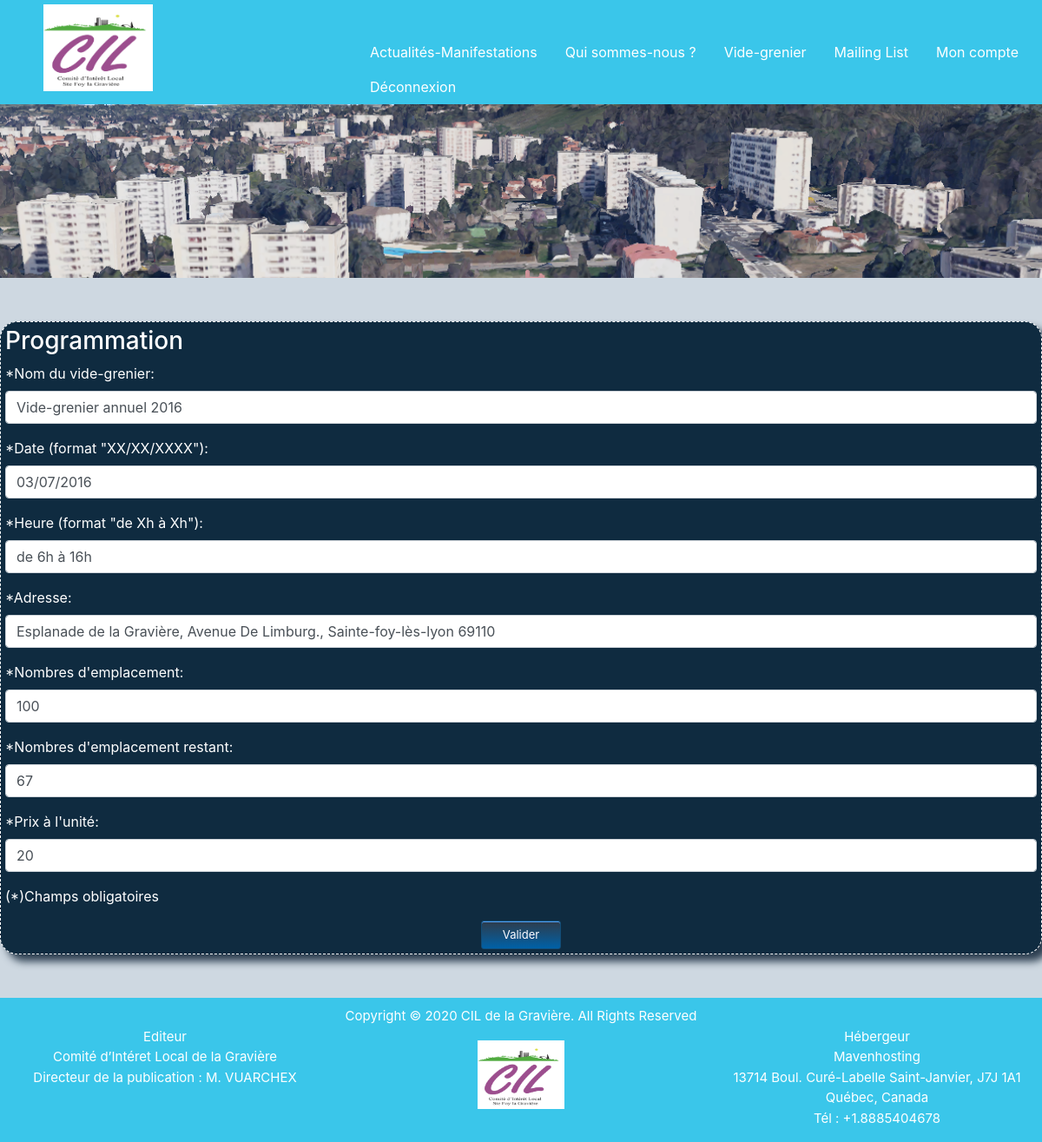
Page /Vide_grenier_V0.2/php/admin_update_vg.php?idVG=2 (signed in) on the earlier database version.
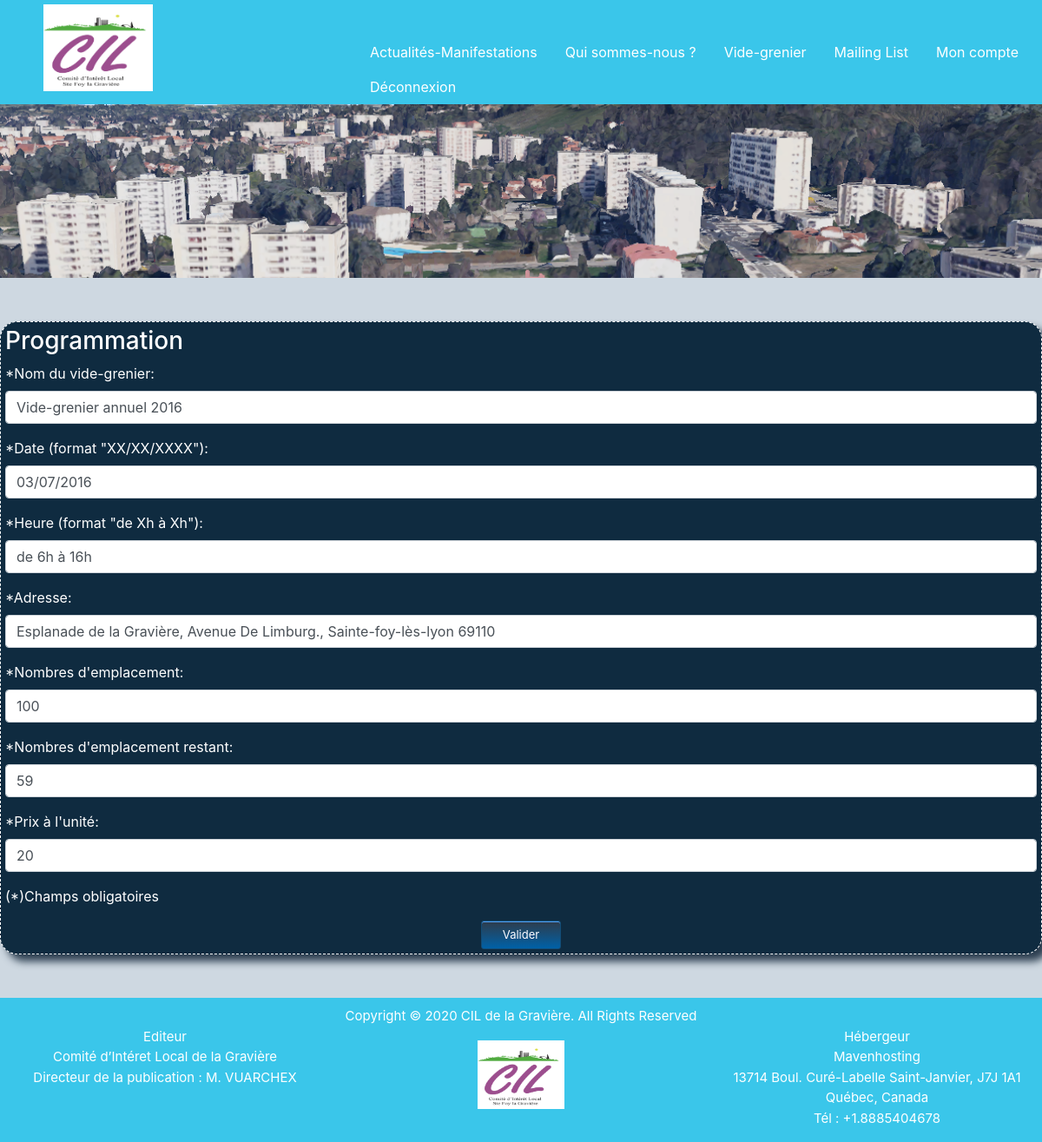
Same page on the later database version.
### tables this page shows
CREATE TABLE `videgrenier` (
    `ID_VG` int(11) PRIMARY KEY NOT NULL AUTO_INCREMENT,
    `LABEL_VG` varchar(50) DEFAULT NULL,
    `DATE_VG` varchar(11) DEFAULT NULL,
    `HEURE_VG` varchar(15) NOT NULL,
    `ADDRESSE_VG` varchar(100) NOT NULL,
    `NBR_EMPLACEMENTS` int(11) DEFAULT NULL,
    `NBR_RESTANT_VG` int(11) NOT NULL,
    `PRIX_EMPLACEMENTS` decimal(10,0) DEFAULT NULL
  );

### Vide_grenier_V0.2/php/admin_update_vg.php (the view, shortened to what this page needs)
<?php
if (isset($_SESSION["id_util"]) && $_SESSION["admin"] == 1 && isset($_GET['idVG'])) {
?>
    <!DOCTYPE html>
    <html lang="fr">
    <head>
        <link rel="stylesheet" href="../css/bootstrap.min.css">
        <link rel="stylesheet" href="../css/monstyle.css">
    </head>
    <body>
        <?php
        include 'inc_header.php';
        ?>
        <?php
        try {
            include 'inc_bdd.php';
            $select_vg =  "SELECT * FROM videgrenier WHERE ID_VG = :id_vg";
            $resultat_select = $base->prepare($select_vg);
            $id_vg = $_GET['idVG'];
            $resultat_select->bindParam(':id_vg', $id_vg);
            $resultat_select->execute();
            while ($ligne = $resultat_select->fetch()) {
                $label = $ligne['LABEL_VG'];
                $date = $ligne['DATE_VG'];
                $heure = $ligne['HEURE_VG'];
                $addresse = $ligne['ADDRESSE_VG'];
                $nombre = $ligne['NBR_EMPLACEMENTS'];
                $restant = $ligne['NBR_RESTANT_VG'];
                $prix = $ligne['PRIX_EMPLACEMENTS'];
            }
        } catch (Exception $e) {
            die('Erreur : ' . $e->getMessage());
        } finally {
            $base = null;
        }
        ?>
        <main id="programation" class="boxSite">
            <form method="post" action="verif_update_vg.php?idVG=<?php echo $id_vg ?>" id="progDB">
                <h3>Programmation</h3>
                <div class="form-group">
                    <label for="label">*Nom du vide-grenier: </label>
                    <input type="text" class="form-control" value="<?php echo $label ?>" name="label" id="label" placeholder="Vide-grenier annuel">
                </div>
                <div class="form-group">
                    <label for="date">*Date (format "XX/XX/XXXX"): </label>
                    <input type="text" class="form-control" value="<?php echo $date ?>" name="date" id="date" placeholder="XX/XX/XXXX">
                </div>
                <div class="form-group">
                    <label for="heure">*Heure (format "de Xh à Xh"): </label>
                    <input type="text" class="form-control" value="<?php echo $heure ?>" name="heure" id="heure" placeholder="de Xh à Xh">
                </div>
                <div class="form-group">
                    <label for="addresse">*Adresse: </label>
                    <input type="text" class="form-control" value="<?php echo $addresse ?>" name="addresse" id="addresse" placeholder="Esplanade de la Gravière, Avenue De Limburg., Sainte-foy-lès-lyon 69110">
                </div>
                <div class="form-group">
                    <label for="nombre">*Nombres d'emplacement: </label>
                    <input type="number" min="1" class="form-control" value="<?php echo $nombre ?>" name="nombre" id="nombre">
                </div>
                <div class="form-group">
                    <label for="nombreRes">*Nombres d'emplacement restant: </label>
                    <input type="number" min="1" class="form-control" value="<?php echo $restant ?>" name="nombreRes" id="nombreRes">
                </div>
                <div class="form-group">
                    <label for="prix">*Prix à l'unité: </label>
                    <input type="number" min="1" class="form-control" value="<?php echo $prix ?>" name="prix" id="prix">
                </div>
                <p>(*)Champs obligatoires</p>
                <div class="text-center">
                    <input class="bouton" type="submit" value="Valider" id="subProg">
                </div>
            </form>
        </main>
        <?php
        include 'inc_footer.php';
        ?>
    </body>
    </html>
<?php
} else {
    header("Location:accueil.php");
}
?>

Differences in the rows shown:
changed videgrenier "de 6h à 16h": nombreRes "67" → "59"
